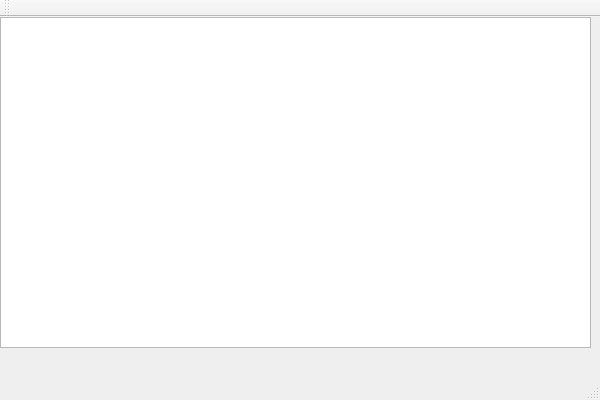
<?xml version="1.0" encoding="UTF-8"?>
<ui version="4.0">
 <class>RemoteControlClass</class>
 <widget class="QMainWindow" name="RemoteControlClass">
  <property name="geometry">
   <rect>
    <x>0</x>
    <y>0</y>
    <width>600</width>
    <height>400</height>
   </rect>
  </property>
  <property name="windowTitle">
   <string>RemoteControl</string>
  </property>
  <widget class="QWidget" name="centralWidget">
   <widget class="QTableWidget" name="tableWidget">
    <property name="geometry">
     <rect>
      <x>0</x>
      <y>0</y>
      <width>591</width>
      <height>331</height>
     </rect>
    </property>
   </widget>
  </widget>
  <widget class="QMenuBar" name="menuBar">
   <property name="geometry">
    <rect>
     <x>0</x>
     <y>0</y>
     <width>600</width>
     <height>23</height>
    </rect>
   </property>
  </widget>
  <widget class="QToolBar" name="mainToolBar">
   <attribute name="toolBarArea">
    <enum>TopToolBarArea</enum>
   </attribute>
   <attribute name="toolBarBreak">
    <bool>false</bool>
   </attribute>
  </widget>
  <widget class="QStatusBar" name="statusBar"/>
 </widget>
 <layoutdefault spacing="6" margin="11"/>
 <resources>
  <include location="RemoteControl.qrc"/>
 </resources>
 <connections/>
</ui>
